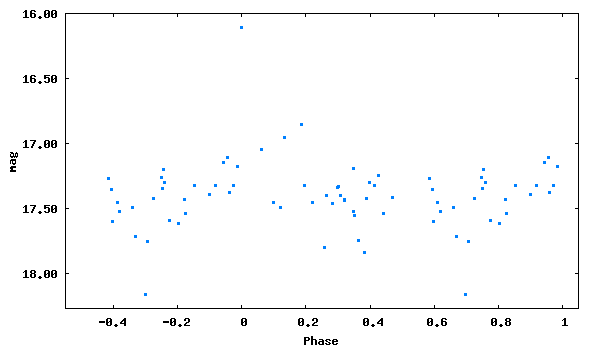

Write gnuplot code to recreate this figure.
set term png size 600,350 medium
set colors classic
set output 'phase_lc_7.png'
set xlabel 'Phase'
set ylabel 'mag'
#set title 'JDmax = 2446265.50700 + 0.8098864 x E'
set format y '%5.2f'
plot [-0.55:1.05][18.27:16.00] "phase_lc_7.dat" linecolor 3 pointtype 5 pointsize 0.3 title ""
